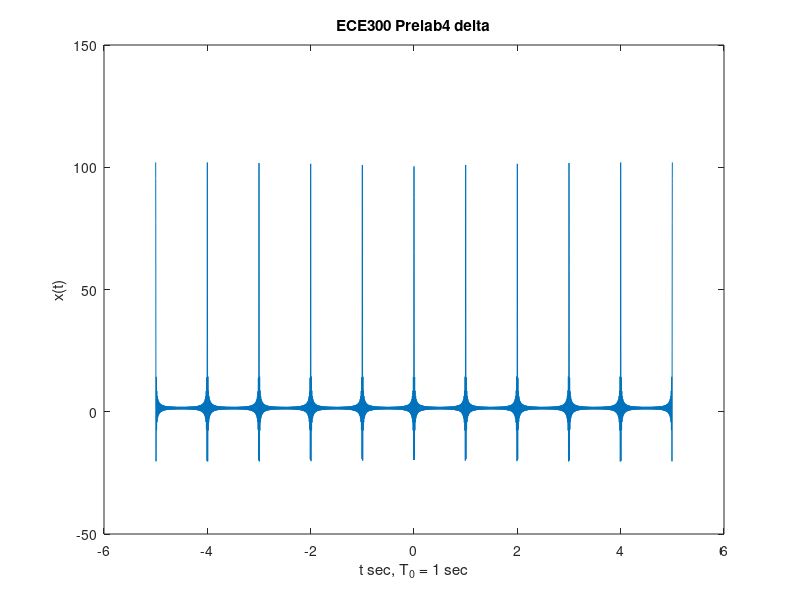

MATLAB code for this plot:
close all;
clc;
clear all;
k = 100; mu = 1e-6; n =1e-9;
omega_0 = 2*pi;
T_0 = 2*pi/omega_0;
t = linspace(-5*T_0, 5*T_0, 10000);
x=0;
for kf = 0:100
    x = x+(1/T_0).*cos(omega_0.*kf.*t);
end;
x= 1/T_0 + x;
figure();
plot(t,x);
title('ECE300 Prelab4 delta');
xlabel(sprintf('t sec, T_{0} = %d sec',T_0));
ylabel('x(t)');